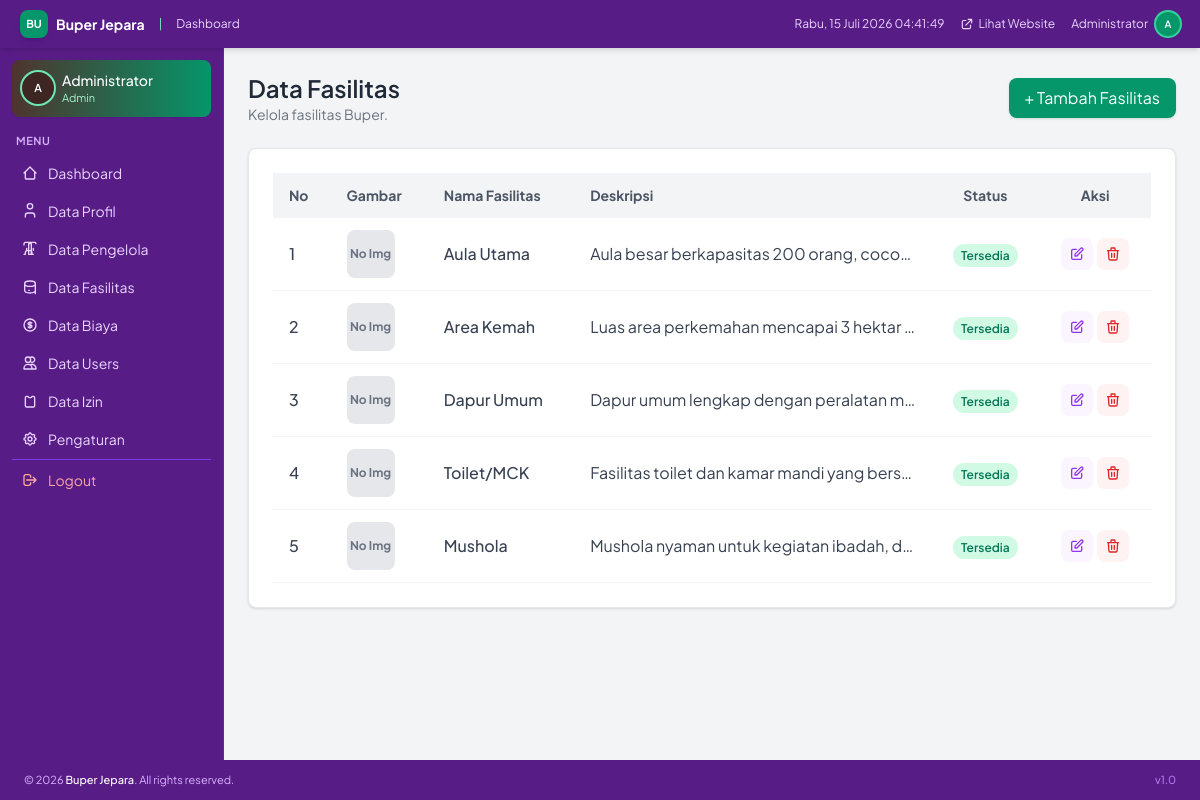
The app's page /dashboard/fasilitas.php (signed in) with its own data.
### tables this page shows
CREATE TABLE `pengaturan` (
  `id` INT AUTO_INCREMENT PRIMARY KEY,
  `nama_pengaturan` VARCHAR(100) NOT NULL UNIQUE,
  `nilai` TEXT,
  `keterangan` VARCHAR(255),
  `updated_at` TIMESTAMP DEFAULT CURRENT_TIMESTAMP ON UPDATE CURRENT_TIMESTAMP
);

CREATE TABLE `fasilitas` (
  `id` INT AUTO_INCREMENT PRIMARY KEY,
  `nama_fasilitas` VARCHAR(100) NOT NULL,
  `deskripsi` TEXT,
  `icon` VARCHAR(50),
  `gambar` VARCHAR(255),
  `status` ENUM('tersedia','tidak_tersedia') NOT NULL DEFAULT 'tersedia',
  `created_at` TIMESTAMP DEFAULT CURRENT_TIMESTAMP
);

### config/functions.php (called while the page is built, shortened)
<?php
function e($data) {
    return htmlspecialchars($data ?? '', ENT_QUOTES, 'UTF-8');
}
function getPengaturan($conn, $key) {
    $key = mysqli_real_escape_string($conn, $key);
    $q = mysqli_query($conn, "SELECT nilai FROM pengaturan WHERE nama_pengaturan='$key' LIMIT 1");
    $r = mysqli_fetch_assoc($q);
    return $r['nilai'] ?? '';
}
?>

### dashboard/fasilitas.php (the view, shortened to what this page needs)
<?php
require_once __DIR__ . '/../config/koneksi.php';
include __DIR__ . '/header.php';
include __DIR__ . '/sidebar.php';
$q = mysqli_query($conn, "SELECT * FROM fasilitas ORDER BY id ASC");
$daftar = [];
while ($row = mysqli_fetch_assoc($q)) $daftar[] = $row;
?>
<main class="flex-1 p-6 bg-gray-100 overflow-y-auto">
    <div class="flex justify-between items-center mb-6">
        <div>
            <h1 class="text-2xl font-semibold text-gray-800">Data Fasilitas</h1>
            <p class="text-sm text-gray-500">Kelola fasilitas Buper.</p>
        </div>
        <button onclick="openAddModal()" class="bg-emerald-600 text-white px-4 py-2 rounded-lg shadow hover:bg-emerald-700 transition-colors">
            + Tambah Fasilitas
        </button>
    </div>
    <div class="bg-white rounded-lg shadow p-6 border border-gray-200">
        <div class="overflow-x-auto">
            <table class="min-w-full table-auto">
                <thead>
                    <tr class="bg-gray-100 text-gray-600 text-sm leading-normal">
                        <th class="py-3 px-4 text-left">No</th>
                        <th class="py-3 px-4 text-left">Gambar</th>
                        <th class="py-3 px-4 text-left">Nama Fasilitas</th>
                        <th class="py-3 px-4 text-left">Deskripsi</th>
                        <th class="py-3 px-4 text-center">Status</th>
                        <th class="py-3 px-4 text-center">Aksi</th>
                    </tr>
                </thead>
                <tbody class="text-gray-700">
                    <?php foreach ($daftar as $i => $row): ?>
                    <tr class="border-b border-gray-100 hover:bg-gray-50">
                        <td class="py-3 px-4 font-medium"><?= e($i + 1) ?></td>
                        <td class="py-3 px-4">
                            <div class="w-12 h-12 rounded-lg overflow-hidden bg-gray-200 flex items-center justify-center">
                                <?php if (!empty($row['gambar'])): ?>
                                    <img src="../<?= e($row['gambar']) ?>" alt="" class="w-full h-full object-cover" loading="lazy">
                                <?php else: ?>
                                    <span class="text-xs font-bold text-gray-500">No Img</span>
                                <?php endif; ?>
                            </div>
                        </td>
                        <td class="py-3 px-4 font-medium"><?= e($row['nama_fasilitas']) ?></td>
                        <td class="py-3 px-4 max-w-xs truncate"><?= e($row['deskripsi']) ?></td>
                        <td class="py-3 px-4 text-center">
                            <?php if ($row['status'] === 'tersedia'): ?>
                                <span class="px-2 py-1 text-xs font-semibold rounded-full bg-emerald-100 text-emerald-700">Tersedia</span>
                            <?php else: ?>
                                <span class="px-2 py-1 text-xs font-semibold rounded-full bg-red-100 text-red-700">Tidak Tersedia</span>
                            <?php endif; ?>
                        </td>
                        <td class="py-3 px-4 text-center">
                            <div class="flex items-center justify-center gap-1">
                                <button onclick='openEditModal(<?= json_encode($row) ?>)' class="inline-flex items-center justify-center w-8 h-8 rounded-lg bg-purple-50 text-purple-600 hover:bg-purple-100 transition" title="Edit">
                                    <svg xmlns="http://www.w3.org/2000/svg" class="h-4 w-4" fill="none" viewBox="0 0 24 24" stroke="currentColor" stroke-width="2"><path stroke-linecap="round" stroke-linejoin="round" d="M11 5H6a2 2 0 00-2 2v11a2 2 0 002 2h11a2 2 0 002-2v-5m-1.414-9.414a2 2 0 112.828 2.828L11.828 15H9v-2.828l8.586-8.586z"/></svg>
                                </button>
                                <button onclick="deleteFasilitas(<?= e($row['id']) ?>)" class="inline-flex items-center justify-center w-8 h-8 rounded-lg bg-red-50 text-red-600 hover:bg-red-100 transition" title="Hapus">
                                    <svg xmlns="http://www.w3.org/2000/svg" class="h-4 w-4" fill="none" viewBox="0 0 24 24" stroke="currentColor" stroke-width="2"><path stroke-linecap="round" stroke-linejoin="round" d="M19 7l-.867 12.142A2 2 0 0116.138 21H7.862a2 2 0 01-1.995-1.858L5 7m5 4v6m4-6v6m1-10V4a1 1 0 00-1-1h-4a1 1 0 00-1 1v3M4 7h16"/></svg>
                                </button>
                            </div>
                        </td>
                    </tr>
                    <?php endforeach; ?>
                </tbody>
            </table>
        </div>
    </div>
</main>
<?php include __DIR__ . '/footer.php'; ?>

### dashboard/header.php (shortened to what this page needs)
<?php
$nama = $_SESSION['nama_lengkap'] ?? '';
$initials = '';
if (!empty($nama)) {
    $parts = explode(' ', $nama);
    foreach ($parts as $p) $initials .= strtoupper($p[0] ?? '');
    $initials = substr($initials, 0, 2);
}
$logoDashboard = getPengaturan($conn, 'logo');
$namaWebsiteHeader = getPengaturan($conn, 'nama_website') ?: 'Buper Jepara';
?>
<!DOCTYPE html>
<html lang="id">
<head>
    <script src="https://cdn.tailwindcss.com"></script>
    <link rel="stylesheet" href="../assets/css/dashboard.css">
</head>
<body class="h-screen bg-gray-50 flex flex-col overflow-hidden">
<nav class="sticky top-0 z-50 bg-purple-900 text-white shadow-md px-5 py-2.5 flex items-center justify-between flex-shrink-0">
    <div class="flex items-center gap-2">
        <a href="index.php" class="flex items-center gap-2">
            <?php if (!empty($logoDashboard)): ?>
                <img src="../<?= e($logoDashboard) ?>" alt="Logo" class="w-7 h-7 object-contain">
            <?php else: ?>
                <div class="w-7 h-7 bg-emerald-600 rounded-lg flex items-center justify-center text-white font-bold text-[11px] shadow-md">BU</div>
            <?php endif; ?>
            <span class="text-sm font-bold text-white"><?= e($namaWebsiteHeader) ?></span>
        </a>
        <span class="text-emerald-300 mx-1.5 text-xs">|</span>
        <span class="text-xs text-purple-200">Dashboard</span>
    </div>
    <div class="flex items-center gap-4">
        <span id="clockDisplay" class="text-xs text-purple-200 hidden md:inline"></span>
        <a href="../index.php" target="_blank" class="text-xs text-purple-200 hover:text-emerald-300 transition flex items-center gap-1">
            <svg xmlns="http://www.w3.org/2000/svg" class="h-3.5 w-3.5" fill="none" viewBox="0 0 24 24" stroke="currentColor" stroke-width="2"><path stroke-linecap="round" stroke-linejoin="round" d="M10 6H6a2 2 0 00-2 2v10a2 2 0 002 2h10a2 2 0 002-2v-4M14 4h6m0 0v6m0-6L10 14"/></svg>
            Lihat Website
        </a>
        <div class="relative" id="userDropdown">
            <button onclick="toggleDropdown()" class="flex items-center gap-2 text-xs text-purple-200 hover:text-white transition cursor-pointer">
                <span class="hidden sm:inline"><?= e($nama) ?></span>
                <div class="w-6 h-6 rounded-full bg-emerald-600 flex items-center justify-center text-white text-[10px] font-semibold ring-2 ring-emerald-400 flex-shrink-0"><?= e($initials) ?></div>
            </button>
        </div>
    </div>
</nav>
<div class="flex flex-1 overflow-hidden">

### dashboard/footer.php (shortened to what this page needs)
<?php
$namaWebsiteFooter = getPengaturan($conn, 'nama_website') ?: 'Buper Jepara';
?>
</div>
<footer class="bg-purple-900 text-purple-300 text-[11px] px-6 py-3 flex items-center justify-between">
    <span>&copy; <?= date('Y') ?> <span class="text-white font-medium"><?= e($namaWebsiteFooter) ?></span>. All rights reserved.</span>
    <span class="text-purple-400">v1.0</span>
</footer>
</body>
</html>

### dashboard/header.php (style rules this page uses)
body { font-family: 'Plus Jakarta Sans', sans-serif; margin: 0; }
* { box-sizing: border-box; }

### records on screen
pengaturan: nilai "Buper Jepara"
fasilitas: shows "No Img", nama_fasilitas "Aula Utama", deskripsi "Aula besar berkapasitas 200 orang, coco…", status "Tersedia"
fasilitas: shows "No Img", nama_fasilitas "Area Kemah", deskripsi "Luas area perkemahan mencapai 3 hektar…", status "Tersedia"
fasilitas: shows "No Img", nama_fasilitas "Dapur Umum", deskripsi "Dapur umum lengkap dengan peralatan…", status "Tersedia"
fasilitas: shows "No Img", nama_fasilitas "Toilet/MCK", deskripsi "Fasilitas toilet dan kamar mandi yang bers…", status "Tersedia"
fasilitas: shows "No Img", nama_fasilitas "Mushola", deskripsi "Mushola nyaman untuk kegiatan ibadah, d…", status "Tersedia"

### other values on screen
$nama "Administrator"
$initials "A"
$role "Admin"
